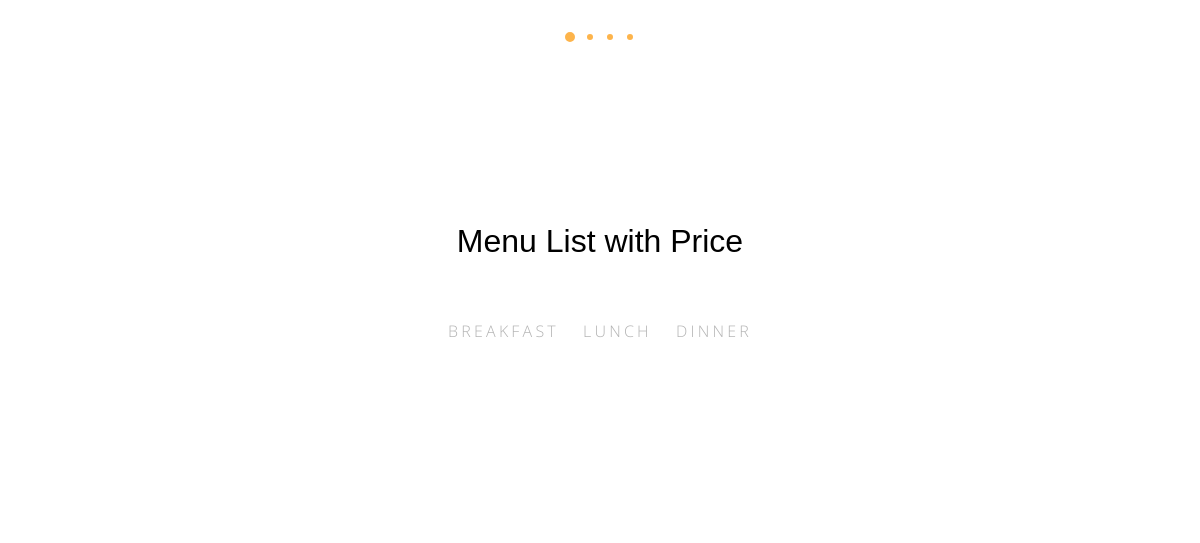
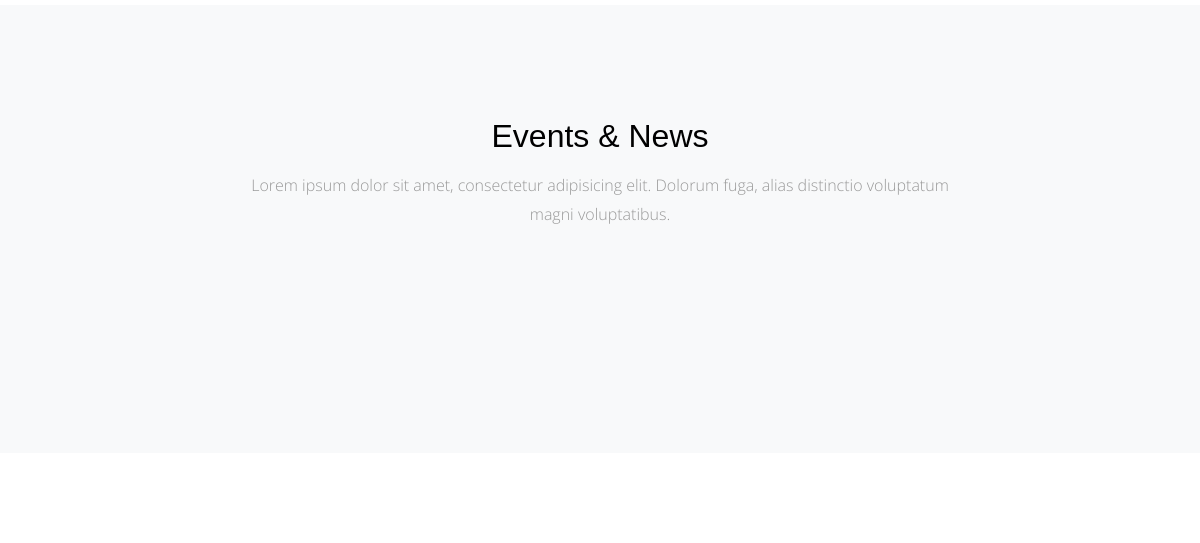
/ (middle part), run on an earlier commit of the app's database (2 pictures, top to bottom).
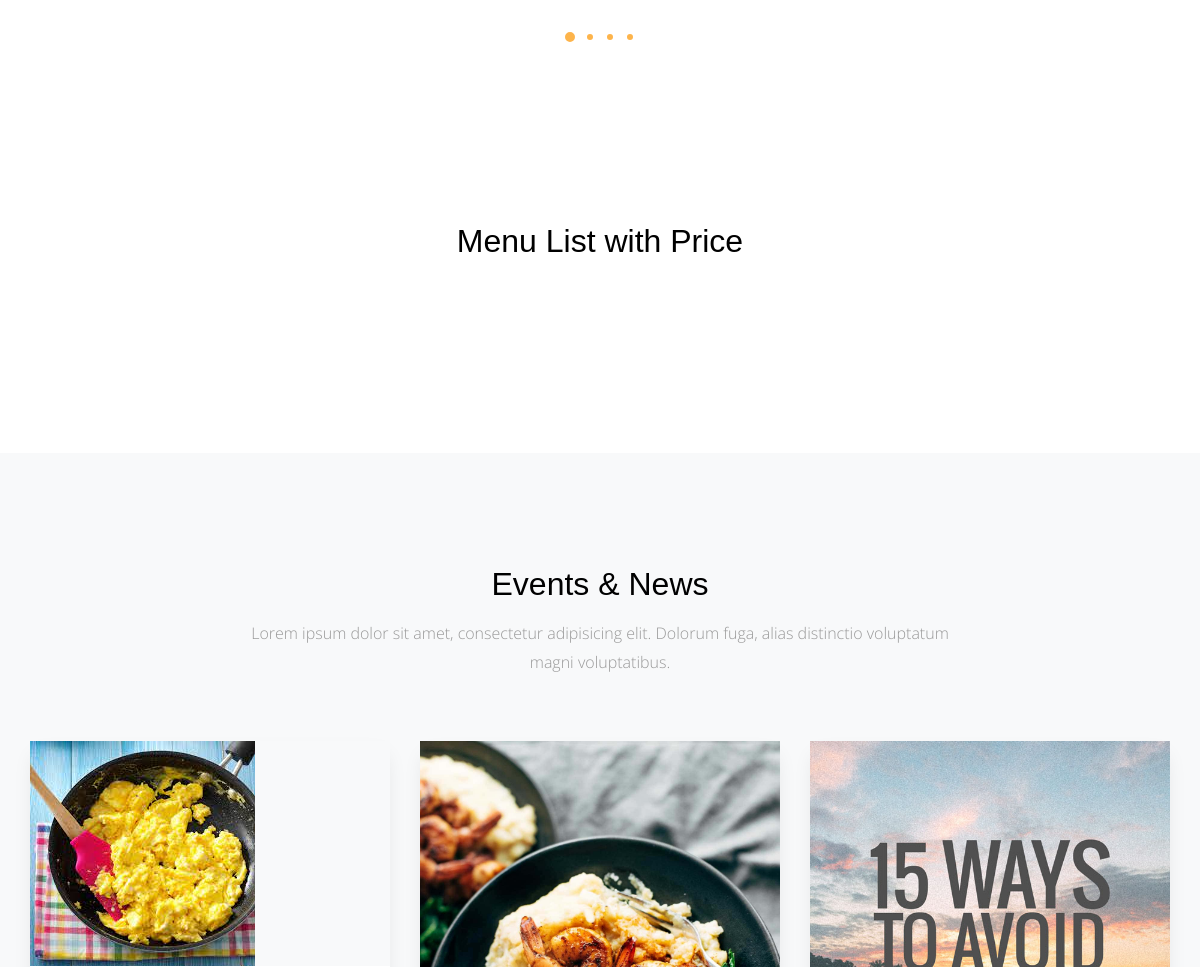
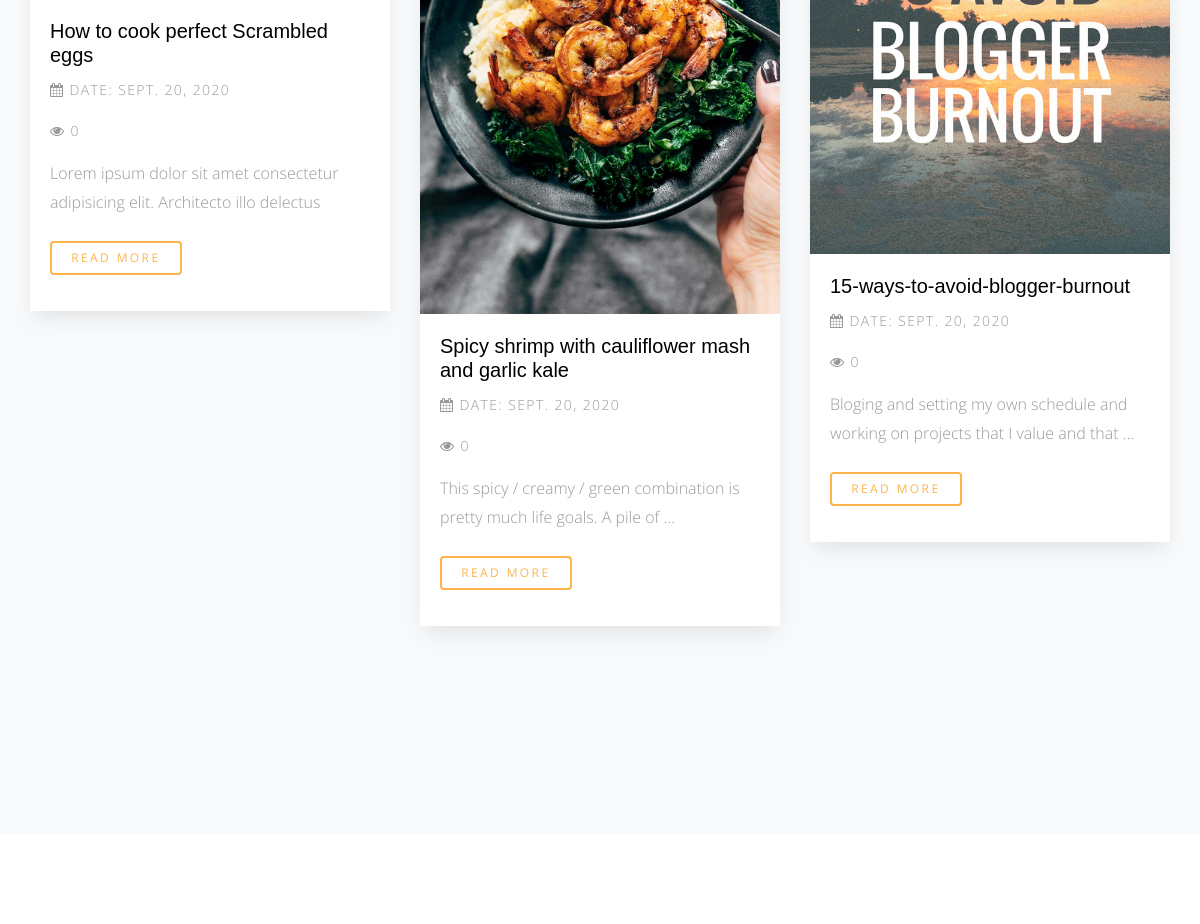
And on a later commit of the database (2 pictures, top to bottom).
### meals/models.py (models this page shows)
class Category(models.Model):
	category_name=models.CharField(default='', max_length=200)
	def __str__(self):
		return self.category_name
	class Meta:
		verbose_name='category'
		verbose_name_plural='categories'

### blog/models.py (models this page shows, shortened)
class Post(models.Model):
	title=models.CharField(default='', max_length=300)
	content=models.TextField(default='')
	author=models.ForeignKey(User, default='', on_delete=models.CASCADE)
	image=models.ImageField(upload_to='media/meals/')
	created=models.DateField(default=timezone.now)
	category=models.ForeignKey("Category", on_delete=models.SET_NULL, null=True)
	views=models.IntegerField(default=0)
	tags=TaggableManager(blank=True)

### home/views.py (the view)
# urls.py: path('',  views.home, name='home'),
def home(request):
	meal_list=Meals.objects.all()
	category=Category.objects.all()
	posts=Post.objects.all()
	context={"meal_list":meal_list,
	"category":category,
	'posts':posts}
	return render(request, 'home/index.html', context)

### meals/models.py (called while the page is built)
	def __str__(self):
		return self.name

### home/templates/home/index.html (shortened to what this page needs)
{% extends 'base.html' %}
{% load static %}
{% block content %}
      <div class="main-wrap">
        <div class="section" data-aos="fade">
        </div>
        <div class="section">
          <div class="container">
            <div class="row justify-content-center">
                <div class="col-md-8" data-aos="fade-up">
                <h2 class="mb-5 text-center">Menu List with Price</h2>
                <ul class="nav site-tab-nav" id="pills-tab" role="tablist">
                  {% for cat in category %}
                  <li class="nav-item">
                    <a class="nav-link " id="{{cat}}-tab" data-toggle="pill" href="#pills-{{cat}}" role="tab" aria-controls="pills-{{cat}}" aria-selected="true">{{cat}}</a>
                  </li>
                  {% endfor %}
                </ul>
              </div>
            </div>
          </div>
        </div>
        <div class="section bg-light">
          <div class="container">
            <div class="row justify-content-center mb-5" data-aos="fade-up">
              <div class="col-md-8  text-center">
                <h2 class="mb-3">Events &amp; News</h2>
                <p class="lead">Lorem ipsum dolor sit amet, consectetur adipisicing elit. Dolorum fuga, alias distinctio voluptatum magni voluptatibus.</p>
              </div>
            </div>
            <div class="row">
               <div class="row mb-5">
              {%for post in posts %}
              <div class="col-md-4">
                <div class="media d-block media-bg-white mb-5" data-aos="fade-up"  data-aos-delay="400">
                  <figure>
                    <a href="{% url 'blog:post_detail' post.id %}" ><img src="{{post.image.url}}" alt="Image placeholder" class="img-fluid"></a>
                  </figure>
                  <div class="media-body">
                    <h3><a href="{% url 'blog:post_detail' post.id %}">{{post.title}}</a></h3>
                    <p class="post-meta"><span><span class="fa fa-calendar"></span> Date: {{post.created}}</span></p>
                    <p class="post-meta"><span><span class="fa fa-eye"></span> {{post.views}}</span></p>
                    <p class="mb-4">{{post.content | truncatewords:15}}</p>
                    <p><a href="#" class="btn btn-primary btn-outline-primary btn-sm">Read More</a></p>
                  </div>
                </div>
              </div>
              {% endfor %}
            </div>
            </div>
          </div>
        </div>
        <div class="section">
        </div>
{% endblock %}

### templates/base.html (shortened to what this page needs)
{% load static %}
<!doctype html>
<html lang="en">
  <head>
    <link rel="stylesheet" href="{% static  'css/bootstrap.css' %}">
    <link rel="stylesheet" href="{% static 'css/animate.css' %}">
    <link rel="stylesheet" href="{% static 'css/owl.carousel.min.css' %}">
    <link rel="stylesheet" href="{% static 'css/magnific-popup.css' %}">
    <link rel="stylesheet" href="{% static 'css/aos.css' %}">
    <link rel="stylesheet" href="{% static 'css/bootstrap-datepicker.css' %}">
    <link rel="stylesheet" href="{% static 'css/jquery.timepicker.css' %}">
    <link rel="stylesheet" href="{% static 'fonts/ionicons/css/ionicons.min.css' %}">
    <link rel="stylesheet" href="{% static 'fonts/fontawesome/css/font-awesome.min.css' %}">
    <link rel="stylesheet" href="{% static 'fonts/flaticon/font/flaticon.css' %}">
    <link rel="stylesheet" href="{% static 'css/style.css' %}">
  </head>
  <body>
    <div class="site-wrap">
  {% block content%}
  {%endblock%}
    </div>
  </body>
</html>

### static/css/style.css (style rules this page uses)
html { overflow-x: hidden; }
body { background: #fff; font-family: "Open Sans", cursive; font-size: 16px; line-height: 1.8; font-weight: 300; color: #999999; }
a { -webkit-transition: .3s all ease; -o-transition: .3s all ease; transition: .3s all ease; text-decoration: none; }
h1, h2, h3, h4, h5 { color: #000; font-family: "Playfair Display", Arial, sans-serif; }
h1 a, h2 a, h3 a, h4 a, h5 a { color: #000; }
.btn, .form-control { outline: none; }
.btn { font-size: 13px; text-transform: uppercase; letter-spacing: .2em; }
.btn.btn-primary { color: #fff; border-width: 2px; }
.btn.btn-sm { font-size: 12px; }
.btn.btn-outline-primary { border-width: 2px; color: #fdb44b; }
.media h3 { font-size: 20px; margin-bottom: 10px; }
.media .post-meta { font-size: 14px; letter-spacing: .1em; text-transform: uppercase; }
.media.media-bg-white { -webkit-box-shadow: 0 10px 20px -5px rgba(0, 0, 0, 0.1); box-shadow: 0 10px 20px -5px rgba(0, 0, 0, 0.1); }
.media.media-bg-white figure { margin-bottom: 0; }
.media.media-bg-white .media-body { padding: 20px; background: #fff; }
.lead { font-size: 16px; }
.section { padding: 7em 0; }

What changed in the data, as far as the page shows it:
removed Category: category_name "BREAKFAST"
removed Category: category_name "LUNCH"
removed Category: category_name "DINNER"
added Post: image (picture), title "How to cook perfect Scrambled eggs", created "SEPT. 20, 2020", views "0", content "Lorem ipsum dolor sit amet consectetur adipisicing elit. Architecto illo delectus"
added Post: image (picture), title "Spicy shrimp with cauliflower mash and garlic kale", created "SEPT. 20, 2020", views "0", content "This spicy / creamy / green combination is pretty much life goals. A pile of …"
added Post: image (picture), title "15-ways-to-avoid-blogger-burnout", created "SEPT. 20, 2020", views "0", content "Bloging and setting my own schedule and working on projects that I value and that …"
